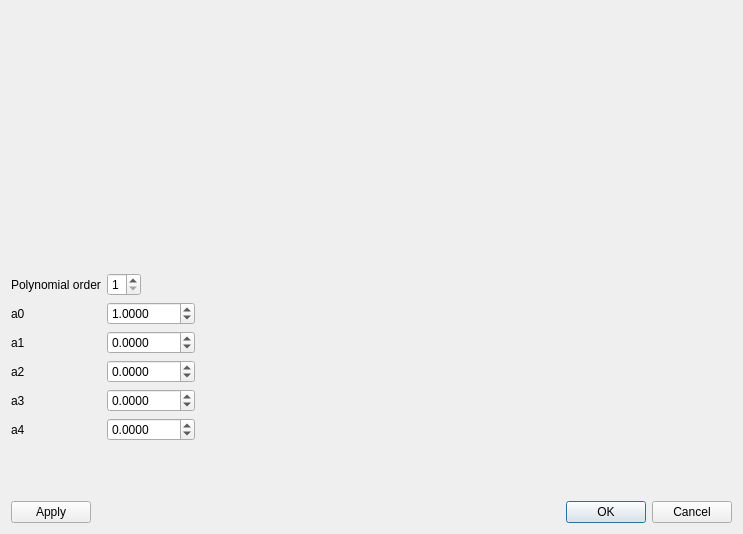
<?xml version="1.0" encoding="UTF-8"?>
<ui version="4.0">
 <class>PolynomialCorrectionDlg</class>
 <widget class="QDialog" name="PolynomialCorrectionDlg">
  <property name="geometry">
   <rect>
    <x>0</x>
    <y>0</y>
    <width>743</width>
    <height>534</height>
   </rect>
  </property>
  <property name="windowTitle">
   <string>Configure Polynomial intensity correction</string>
  </property>
  <layout class="QVBoxLayout" name="verticalLayout_2">
   <item>
    <layout class="QVBoxLayout" name="verticalLayout">
     <item>
      <layout class="QHBoxLayout" name="horizontalLayout">
       <item>
        <widget class="QtAddons::ImageViewerWidget" name="viewerOriginal" native="true">
         <property name="minimumSize">
          <size>
           <width>0</width>
           <height>256</height>
          </size>
         </property>
        </widget>
       </item>
       <item>
        <widget class="QtAddons::ImageViewerWidget" name="viewerProcessed" native="true"/>
       </item>
       <item>
        <widget class="QtAddons::ImageViewerWidget" name="viewerDifference" native="true"/>
       </item>
      </layout>
     </item>
     <item>
      <layout class="QHBoxLayout" name="horizontalLayout_2">
       <item>
        <layout class="QFormLayout" name="formLayout_2">
         <property name="fieldGrowthPolicy">
          <enum>QFormLayout::FieldsStayAtSizeHint</enum>
         </property>
         <item row="0" column="0">
          <widget class="QLabel" name="label">
           <property name="text">
            <string>Polynomial order</string>
           </property>
          </widget>
         </item>
         <item row="0" column="1">
          <widget class="QSpinBox" name="spinOrder">
           <property name="minimum">
            <number>1</number>
           </property>
           <property name="maximum">
            <number>4</number>
           </property>
          </widget>
         </item>
         <item row="1" column="0">
          <widget class="QLabel" name="labelA0">
           <property name="text">
            <string>a0</string>
           </property>
          </widget>
         </item>
         <item row="1" column="1">
          <widget class="QDoubleSpinBox" name="spinA0">
           <property name="decimals">
            <number>4</number>
           </property>
           <property name="minimum">
            <double>-1000.000000000000000</double>
           </property>
           <property name="maximum">
            <double>1000.000000000000000</double>
           </property>
           <property name="value">
            <double>1.000000000000000</double>
           </property>
          </widget>
         </item>
         <item row="2" column="0">
          <widget class="QLabel" name="labelA1">
           <property name="text">
            <string>a1</string>
           </property>
          </widget>
         </item>
         <item row="2" column="1">
          <widget class="QDoubleSpinBox" name="spinA1">
           <property name="decimals">
            <number>4</number>
           </property>
           <property name="minimum">
            <double>-1000.000000000000000</double>
           </property>
           <property name="maximum">
            <double>1000.000000000000000</double>
           </property>
          </widget>
         </item>
         <item row="3" column="0">
          <widget class="QLabel" name="labelA2">
           <property name="text">
            <string>a2</string>
           </property>
          </widget>
         </item>
         <item row="3" column="1">
          <widget class="QDoubleSpinBox" name="spinA2">
           <property name="decimals">
            <number>4</number>
           </property>
           <property name="minimum">
            <double>-1000.000000000000000</double>
           </property>
           <property name="maximum">
            <double>1000.000000000000000</double>
           </property>
          </widget>
         </item>
         <item row="4" column="0">
          <widget class="QLabel" name="labelA3">
           <property name="text">
            <string>a3</string>
           </property>
          </widget>
         </item>
         <item row="4" column="1">
          <widget class="QDoubleSpinBox" name="spinA3">
           <property name="decimals">
            <number>4</number>
           </property>
           <property name="minimum">
            <double>-1000.000000000000000</double>
           </property>
           <property name="maximum">
            <double>1000.000000000000000</double>
           </property>
          </widget>
         </item>
         <item row="5" column="0">
          <widget class="QLabel" name="labelA4">
           <property name="text">
            <string>a4</string>
           </property>
          </widget>
         </item>
         <item row="5" column="1">
          <widget class="QDoubleSpinBox" name="spinA4">
           <property name="decimals">
            <number>4</number>
           </property>
           <property name="minimum">
            <double>-1000.000000000000000</double>
           </property>
           <property name="maximum">
            <double>1000.000000000000000</double>
           </property>
          </widget>
         </item>
        </layout>
       </item>
       <item>
        <widget class="QtAddons::Plotter" name="plotCurve" native="true"/>
       </item>
      </layout>
     </item>
    </layout>
   </item>
   <item>
    <layout class="QHBoxLayout" name="horizontalLayout_3">
     <item>
      <widget class="QPushButton" name="button_apply">
       <property name="text">
        <string>Apply</string>
       </property>
      </widget>
     </item>
     <item>
      <widget class="QDialogButtonBox" name="buttonBox">
       <property name="sizePolicy">
        <sizepolicy hsizetype="Expanding" vsizetype="Maximum">
         <horstretch>0</horstretch>
         <verstretch>0</verstretch>
        </sizepolicy>
       </property>
       <property name="orientation">
        <enum>Qt::Horizontal</enum>
       </property>
       <property name="standardButtons">
        <set>QDialogButtonBox::Cancel|QDialogButtonBox::Ok</set>
       </property>
      </widget>
     </item>
    </layout>
   </item>
  </layout>
 </widget>
 <customwidgets>
  <customwidget>
   <class>QtAddons::ImageViewerWidget</class>
   <extends>QWidget</extends>
   <header location="global">imageviewerwidget.h</header>
   <container>1</container>
  </customwidget>
  <customwidget>
   <class>QtAddons::Plotter</class>
   <extends>QWidget</extends>
   <header location="global">plotter.h</header>
   <container>1</container>
  </customwidget>
 </customwidgets>
 <resources/>
 <connections>
  <connection>
   <sender>buttonBox</sender>
   <signal>accepted()</signal>
   <receiver>PolynomialCorrectionDlg</receiver>
   <slot>accept()</slot>
   <hints>
    <hint type="sourcelabel">
     <x>248</x>
     <y>254</y>
    </hint>
    <hint type="destinationlabel">
     <x>157</x>
     <y>274</y>
    </hint>
   </hints>
  </connection>
  <connection>
   <sender>buttonBox</sender>
   <signal>rejected()</signal>
   <receiver>PolynomialCorrectionDlg</receiver>
   <slot>reject()</slot>
   <hints>
    <hint type="sourcelabel">
     <x>316</x>
     <y>260</y>
    </hint>
    <hint type="destinationlabel">
     <x>286</x>
     <y>274</y>
    </hint>
   </hints>
  </connection>
 </connections>
</ui>
